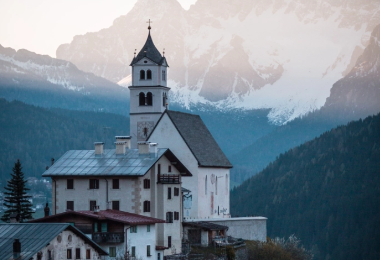
%> input picture lab2/source/test.png, 380 x 260 px
$ octave ruihua.m   (GNU Octave 9; MATLAB toolbox functions it lacks are replaced by stand-ins)
%> lines starting %> are read from the running program, lines starting %| are printed output that depends on the picture
### lab2/convolve.m
%%%卷积函数，传入的第一个参数为输入图像，第二个参数为卷积核
%%%输出卷积结果
%%%对于图像边缘区域不做处理，也就是说输出图像会减小
function imgout = convolve(imgin, kernel)
    [row, col] = size( imgin );
    [~, kernelsize] = size( kernel );
    r = (kernelsize - 1) / 2;
    rowout = row - 2 * r;  %输出图像大小
    colout = col - 2 * r;  %输出图像大小
    if rowout <= 0 || colout <= 0
        return;
    end
    imgout = zeros(rowout, colout);%初始化输出数组
    for i = 1 : rowout
        for j = 1 : colout
            imgout(i, j) =  max(0, sum(sum(imgin(i : i + 2 * r, j : j + 2 * r).*(kernel))));
        end
    end
end

### lab2/ruihua.m
%%%%卷积操作%%%%
img = imread('./source/test.png');
%> img is the input picture: size 260x380x3 uint8; mean R, G, B 114.7, 130, 142.2
img = rgb2gray(img);
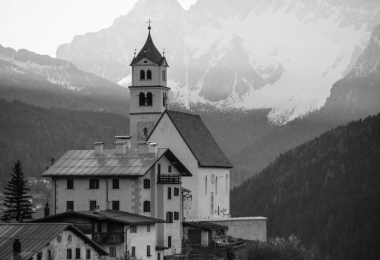
%> img: size 260x380 uint8; min 3, max 251, mean 126.8
img = double(img);
%> img: size 260x380 double
kernel1 = [-1, 0, 1; -2, 0 ,2; -1, 0, 1];%Sobel算子
kernel2 = kernel1';
imgout1 = convolve(img, kernel1);
%> after the loop in convolve, `for i = 1 : rowout`:
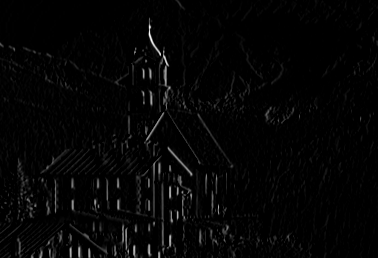
%> imgout: size 258x378 double; min 0, max 627, mean 13; drawn with min black and max white
imgout2 = convolve(img, kernel2);
%> call 2 of convolve, with kernel = [-1 -2 -1; 0 0 0; 1 2 1]
%> after the loop in convolve (call 2), `for i = 1 : rowout`:
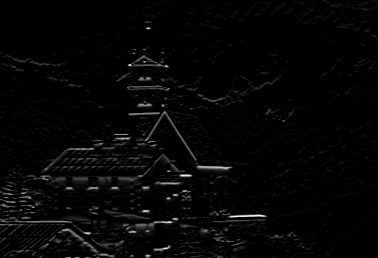
%> imgout: size 258x378 double; min 0, max 512, mean 12; drawn with min black and max white
imgout = (imgout1.*imgout2).^0.5;
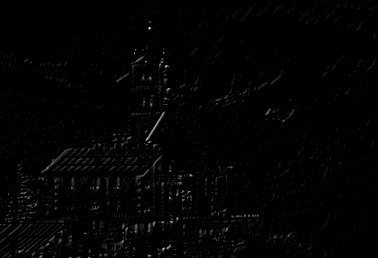
%> imgout: size 258x378 double; min 0, max 439.6, mean 4.7; drawn with min black and max white


subplot(1,2,1);
imshow(uint8(img));
title('原图像');
subplot(1,2,2);
imshow(uint8(imgout));
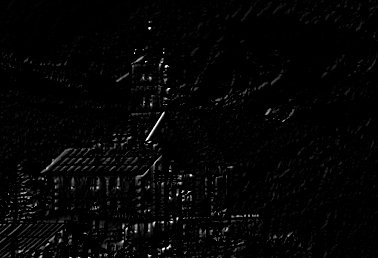
%> displayed picture: size 258x378, on the screen's scale of 0 to 255; min 0, max 255, mean 4.7
title('Sobel算子处理后结果');
